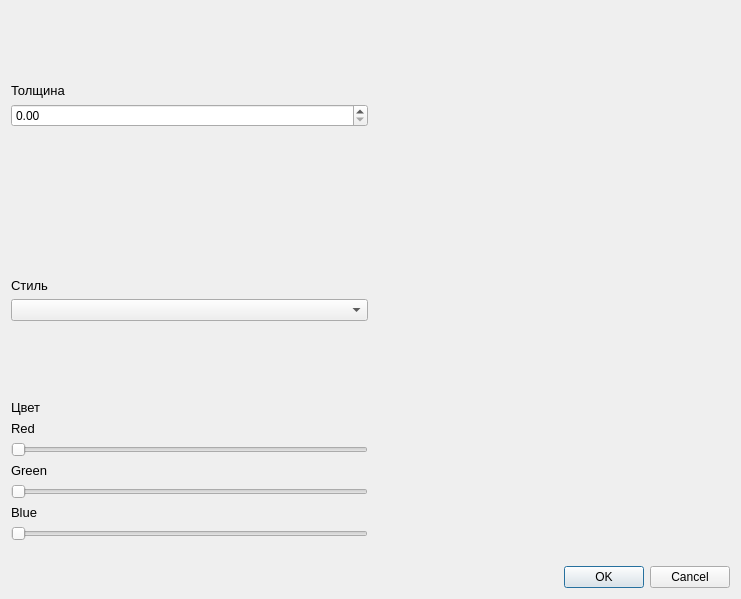
<?xml version="1.0" encoding="UTF-8"?>
<ui version="4.0">
 <class>Dialog</class>
 <widget class="QDialog" name="Dialog">
  <property name="geometry">
   <rect>
    <x>0</x>
    <y>0</y>
    <width>741</width>
    <height>599</height>
   </rect>
  </property>
  <property name="sizePolicy">
   <sizepolicy hsizetype="Preferred" vsizetype="Preferred">
    <horstretch>0</horstretch>
    <verstretch>0</verstretch>
   </sizepolicy>
  </property>
  <property name="windowTitle">
   <string>Dialog</string>
  </property>
  <layout class="QHBoxLayout" name="horizontalLayout_2">
   <item>
    <layout class="QHBoxLayout" name="horizontalLayout">
     <item>
      <layout class="QVBoxLayout" name="verticalLayout_4">
       <item>
        <layout class="QVBoxLayout" name="verticalLayout_2">
         <item>
          <spacer name="verticalSpacer_3">
           <property name="orientation">
            <enum>Qt::Vertical</enum>
           </property>
           <property name="sizeHint" stdset="0">
            <size>
             <width>20</width>
             <height>40</height>
            </size>
           </property>
          </spacer>
         </item>
         <item>
          <widget class="QLabel" name="label">
           <property name="font">
            <font>
             <pointsize>10</pointsize>
            </font>
           </property>
           <property name="text">
            <string>Толщина</string>
           </property>
           <property name="alignment">
            <set>Qt::AlignLeading|Qt::AlignLeft|Qt::AlignVCenter</set>
           </property>
          </widget>
         </item>
         <item>
          <widget class="QDoubleSpinBox" name="sb_width">
           <property name="maximum">
            <double>20.000000000000000</double>
           </property>
          </widget>
         </item>
         <item>
          <spacer name="verticalSpacer">
           <property name="orientation">
            <enum>Qt::Vertical</enum>
           </property>
           <property name="sizeHint" stdset="0">
            <size>
             <width>20</width>
             <height>40</height>
            </size>
           </property>
          </spacer>
         </item>
        </layout>
       </item>
       <item>
        <layout class="QVBoxLayout" name="verticalLayout_3">
         <item>
          <spacer name="verticalSpacer_4">
           <property name="orientation">
            <enum>Qt::Vertical</enum>
           </property>
           <property name="sizeHint" stdset="0">
            <size>
             <width>20</width>
             <height>40</height>
            </size>
           </property>
          </spacer>
         </item>
         <item>
          <widget class="QLabel" name="label_2">
           <property name="font">
            <font>
             <pointsize>10</pointsize>
            </font>
           </property>
           <property name="text">
            <string>Стиль</string>
           </property>
           <property name="alignment">
            <set>Qt::AlignLeading|Qt::AlignLeft|Qt::AlignVCenter</set>
           </property>
          </widget>
         </item>
         <item>
          <widget class="QComboBox" name="cb_style">
           <property name="minimumSize">
            <size>
             <width>150</width>
             <height>0</height>
            </size>
           </property>
          </widget>
         </item>
         <item>
          <spacer name="verticalSpacer_2">
           <property name="orientation">
            <enum>Qt::Vertical</enum>
           </property>
           <property name="sizeHint" stdset="0">
            <size>
             <width>20</width>
             <height>40</height>
            </size>
           </property>
          </spacer>
         </item>
        </layout>
       </item>
       <item>
        <layout class="QVBoxLayout" name="verticalLayout">
         <item>
          <widget class="QLabel" name="label_3">
           <property name="font">
            <font>
             <pointsize>10</pointsize>
            </font>
           </property>
           <property name="text">
            <string>Цвет</string>
           </property>
           <property name="alignment">
            <set>Qt::AlignLeading|Qt::AlignLeft|Qt::AlignVCenter</set>
           </property>
          </widget>
         </item>
         <item>
          <widget class="QLabel" name="label_4">
           <property name="font">
            <font>
             <pointsize>10</pointsize>
            </font>
           </property>
           <property name="text">
            <string>Red</string>
           </property>
           <property name="alignment">
            <set>Qt::AlignLeading|Qt::AlignLeft|Qt::AlignVCenter</set>
           </property>
          </widget>
         </item>
         <item>
          <widget class="QSlider" name="hs_red">
           <property name="maximum">
            <number>255</number>
           </property>
           <property name="orientation">
            <enum>Qt::Horizontal</enum>
           </property>
          </widget>
         </item>
         <item>
          <widget class="QLabel" name="label_5">
           <property name="font">
            <font>
             <pointsize>10</pointsize>
            </font>
           </property>
           <property name="text">
            <string>Green</string>
           </property>
           <property name="alignment">
            <set>Qt::AlignLeading|Qt::AlignLeft|Qt::AlignVCenter</set>
           </property>
          </widget>
         </item>
         <item>
          <widget class="QSlider" name="hs_green">
           <property name="maximum">
            <number>255</number>
           </property>
           <property name="orientation">
            <enum>Qt::Horizontal</enum>
           </property>
          </widget>
         </item>
         <item>
          <widget class="QLabel" name="label_6">
           <property name="font">
            <font>
             <pointsize>10</pointsize>
            </font>
           </property>
           <property name="text">
            <string>Blue</string>
           </property>
           <property name="alignment">
            <set>Qt::AlignLeading|Qt::AlignLeft|Qt::AlignVCenter</set>
           </property>
          </widget>
         </item>
         <item>
          <widget class="QSlider" name="hs_blue">
           <property name="maximum">
            <number>255</number>
           </property>
           <property name="orientation">
            <enum>Qt::Horizontal</enum>
           </property>
          </widget>
         </item>
         <item>
          <spacer name="verticalSpacer_5">
           <property name="orientation">
            <enum>Qt::Vertical</enum>
           </property>
           <property name="sizeHint" stdset="0">
            <size>
             <width>20</width>
             <height>40</height>
            </size>
           </property>
          </spacer>
         </item>
        </layout>
       </item>
      </layout>
     </item>
     <item>
      <layout class="QVBoxLayout" name="verticalLayout_5">
       <item>
        <widget class="Pattern" name="pattern" native="true">
         <property name="sizePolicy">
          <sizepolicy hsizetype="Expanding" vsizetype="Expanding">
           <horstretch>0</horstretch>
           <verstretch>0</verstretch>
          </sizepolicy>
         </property>
        </widget>
       </item>
       <item>
        <spacer name="verticalSpacer_6">
         <property name="orientation">
          <enum>Qt::Vertical</enum>
         </property>
         <property name="sizeType">
          <enum>QSizePolicy::Minimum</enum>
         </property>
         <property name="sizeHint" stdset="0">
          <size>
           <width>20</width>
           <height>40</height>
          </size>
         </property>
        </spacer>
       </item>
       <item>
        <widget class="QDialogButtonBox" name="buttonBox">
         <property name="orientation">
          <enum>Qt::Horizontal</enum>
         </property>
         <property name="standardButtons">
          <set>QDialogButtonBox::Cancel|QDialogButtonBox::Ok</set>
         </property>
        </widget>
       </item>
      </layout>
     </item>
    </layout>
   </item>
  </layout>
 </widget>
 <customwidgets>
  <customwidget>
   <class>Pattern</class>
   <extends>QWidget</extends>
   <header>pattern.h</header>
   <container>1</container>
  </customwidget>
 </customwidgets>
 <resources/>
 <connections>
  <connection>
   <sender>buttonBox</sender>
   <signal>accepted()</signal>
   <receiver>Dialog</receiver>
   <slot>accept()</slot>
   <hints>
    <hint type="sourcelabel">
     <x>248</x>
     <y>254</y>
    </hint>
    <hint type="destinationlabel">
     <x>157</x>
     <y>274</y>
    </hint>
   </hints>
  </connection>
  <connection>
   <sender>buttonBox</sender>
   <signal>rejected()</signal>
   <receiver>Dialog</receiver>
   <slot>reject()</slot>
   <hints>
    <hint type="sourcelabel">
     <x>316</x>
     <y>260</y>
    </hint>
    <hint type="destinationlabel">
     <x>286</x>
     <y>274</y>
    </hint>
   </hints>
  </connection>
 </connections>
</ui>
